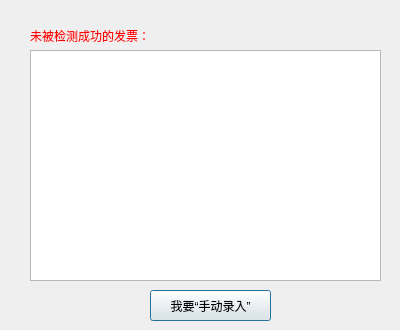
<?xml version="1.0" encoding="UTF-8"?>
<ui version="4.0">
 <class>ErrorList</class>
 <widget class="QDialog" name="ErrorList">
  <property name="geometry">
   <rect>
    <x>0</x>
    <y>0</y>
    <width>400</width>
    <height>330</height>
   </rect>
  </property>
  <property name="windowTitle">
   <string>ErrorList</string>
  </property>
  <widget class="QLabel" name="Errorlabel">
   <property name="geometry">
    <rect>
     <x>30</x>
     <y>20</y>
     <width>171</width>
     <height>31</height>
    </rect>
   </property>
   <property name="styleSheet">
    <string notr="true">color: rgb(255, 0, 0);
font: 12pt &quot;黑体&quot;;</string>
   </property>
   <property name="text">
    <string>未被检测成功的发票：</string>
   </property>
  </widget>
  <widget class="QTextBrowser" name="textBrowser">
   <property name="geometry">
    <rect>
     <x>30</x>
     <y>50</y>
     <width>351</width>
     <height>231</height>
    </rect>
   </property>
  </widget>
  <widget class="QPushButton" name="pushButton">
   <property name="geometry">
    <rect>
     <x>150</x>
     <y>290</y>
     <width>121</width>
     <height>31</height>
    </rect>
   </property>
   <property name="text">
    <string>我要“手动录入”</string>
   </property>
  </widget>
 </widget>
 <resources/>
 <connections/>
</ui>
